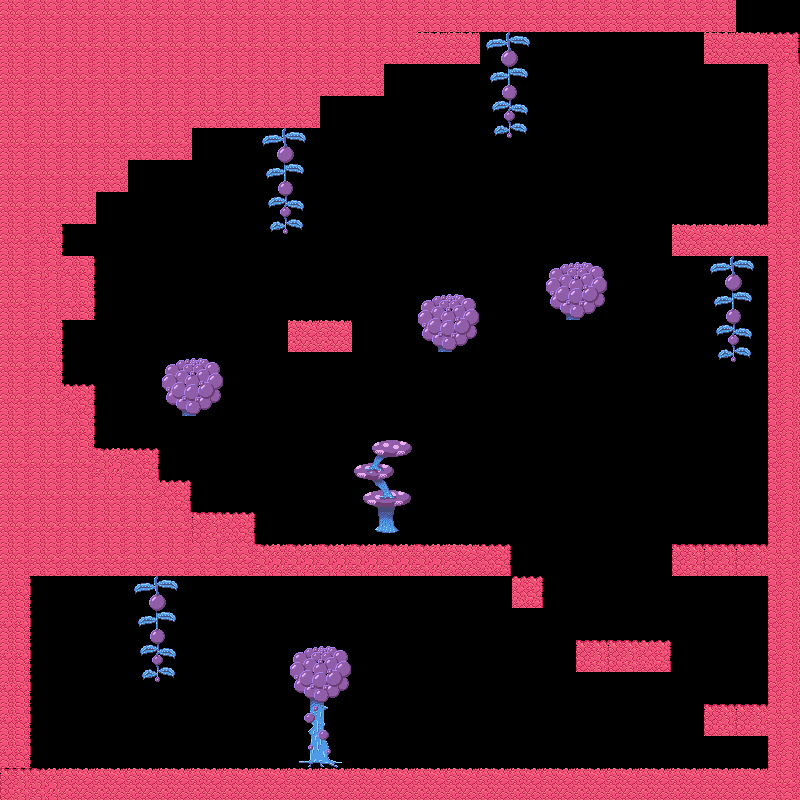

This game map was drawn from its Tiled (.tmx) file and the tilesets committed beside it. A one-line description and the trimmed map source follow:
An orthogonal 25x25 tile map with 32x32 px tiles, 2 tile layers (Background, Foreground) and 66 objects.

<map version="1.10" tiledversion="1.10.2" orientation="orthogonal" renderorder="right-down" width="25" height="25" tilewidth="32" tileheight="32" infinite="0" nextlayerid="6" nextobjectid="69">
 <editorsettings>
  <export target="map.json" format="json" />
 </editorsettings>
 <tileset firstgid="1" name="tileset" tilewidth="32" tileheight="32" tilecount="128" columns="8">
  <image source="../tileset.png" trans="ff00ff" width="256" height="512" />
 </tileset>
 <layer id="1" name="Background" width="25" height="25">
  <data>[625 cells, 208 non-empty, 20 distinct tile ids]</data>
 </layer>
 <objectgroup id="4" name="Background collision">
  <object id="1" x="3" y="770" width="795" height="30">
   <polygon points="0,0 795,0 795,30 0,30" />
  </object>
  <object id="2" x="768" y="15" width="39" height="788">
   <polygon points="0,0 39,0 39,788 0,788" />
  </object>
  <object id="3" x="-3" y="543" width="515" height="31">
   <polygon points="0,0 515,0 515,31 0,31" />
  </object>
  <object id="4" x="512" y="576" width="32" height="32">
   <polygon points="0,0 32,0 32,32 0,32" />
  </object>
  <object id="5" x="576" y="637" width="97" height="35">
   <polygon points="0,0 97,0 97,35 0,35" />
  </object>
  <object id="6" x="706" y="702" width="76" height="33">
   <polygon points="0,0 76,0 76,33 0,33" />
  </object>
  <object id="7" x="673" y="544" width="104" height="33">
   <polygon points="0,0 104,0 104,33 0,33" />
  </object>
  <object id="8" x="676" y="227" width="100" height="27">
   <polygon points="0,0 100,0 100,27 0,27" />
  </object>
  <object id="9" x="289" y="319" width="63" height="33">
   <polygon points="0,0 63,0 63,33 0,33" />
  </object>
  <object id="10" x="17" y="514.25" width="237.5" height="24.75">
   <polygon points="0,0 237.5,0 237.5,24.75 0,24.75" />
  </object>
  <object id="11" x="134" y="481" width="56" height="32">
   <polygon points="0,0 56,0 56,32 0,32" />
  </object>
  <object id="12" x="57" y="451" width="99" height="27">
   <polygon points="0,0 99,0 99,27 0,27" />
  </object>
  <object id="13" x="32" y="384" width="64" height="67">
   <polygon points="0,0 64,0 64,67 0,67" />
  </object>
  <object id="14" x="19" y="311" width="43.3333" height="81">
   <polygon points="0,0 43.3333,0 43.3333,81 0,81" />
  </object>
  <object id="15" x="5" y="256" width="90" height="65">
   <polygon points="0,0 90,0 90,65 0,65" />
  </object>
  <object id="16" x="6" y="175" width="62" height="78">
   <polygon points="0,0 62,0 62,78 0,78" />
  </object>
  <object id="17" x="53" y="148" width="40" height="72">
   <polygon points="0,0 40,0 40,72 0,72" />
  </object>
  <object id="18" x="86" y="148" width="43" height="47">
   <polygon points="0,0 43,0 43,47 0,47" />
  </object>
  <object id="19" x="96" y="82" width="96" height="78">
   <polygon points="0,0 96,0 96,78 0,78" />
  </object>
  <object id="20" x="198" y="-9" width="124" height="136">
   <polygon points="0,0 124,0 124,136 0,136" />
  </object>
  <object id="21" x="321" y="-6" width="63" height="102">
   <polygon points="0,0 63,0 63,102 0,102" />
  </object>
  <object id="22" x="375" y="-23" width="104" height="85">
   <polygon points="0,0 104,0 104,85 0,85" />
  </object>
  <object id="23" x="478" y="-9" width="277" height="41">
   <polygon points="0,0 277,0 277,41 0,41" />
  </object>
  <object id="24" x="705" y="31" width="68" height="33">
   <polygon points="0,0 68,0 68,33 0,33" />
  </object>
  <object id="34" x="711" y="193" width="57" height="30">
   <properties>
    <property name="Goal" type="bool" value="true" />
   </properties>
  </object>
  <object id="35" x="-12" y="560" width="39" height="237">
   <polygon points="0,0 39,0 39,237 0,237" />
  </object>
  <object id="27" x="356" y="442" width="56" height="98" />
  <object id="29" x="419" y="295" width="59" height="56" />
  <object id="62" x="40" y="745.333" width="18.6667" height="16">
   <properties>
    <property name="Start" type="bool" value="true" />
   </properties>
  </object>
  <object id="63" x="80" y="234.667" width="10" height="10.6667">
   <properties>
    <property name="Plant" type="bool" value="true" />
   </properties>
  </object>
  <object id="65" x="705" y="446.667" width="10" height="10.6667">
   <properties>
    <property name="Plant" type="bool" value="true" />
   </properties>
  </object>
  <object id="68" x="537" y="746.667" width="10" height="10.6667">
   <properties>
    <property name="Plant" type="bool" value="true" />
   </properties>
  </object>
 </objectgroup>
 <layer id="2" name="Foreground" width="25" height="25">
  <data>[625 cells, 48 non-empty, 16 distinct tile ids]</data>
 </layer>
 <objectgroup id="5" name="Foreground collision">
  <object id="25" x="301" y="641" width="40" height="130" />
  <object id="26" x="141" y="569" width="30" height="111" />
  <object id="28" x="162" y="360" width="64" height="55" />
  <object id="30" x="548" y="266" width="59" height="52" />
  <object id="31" x="711" y="254" width="41" height="107" />
  <object id="32" x="497" y="33" width="27" height="106" />
  <object id="33" x="271" y="127" width="33" height="107" />
  <object id="60" x="3" y="770" width="795" height="30">
   <polygon points="0,0 795,0 795,30 0,30" />
  </object>
  <object id="59" x="768" y="15" width="39" height="788">
   <polygon points="0,0 39,0 39,788 0,788" />
  </object>
  <object id="58" x="-3" y="543" width="515" height="31">
   <polygon points="0,0 515,0 515,31 0,31" />
  </object>
  <object id="57" x="512" y="576" width="32" height="32">
   <polygon points="0,0 32,0 32,32 0,32" />
  </object>
  <object id="56" x="576" y="637" width="97" height="35">
   <polygon points="0,0 97,0 97,35 0,35" />
  </object>
  <object id="55" x="706" y="702" width="76" height="33">
   <polygon points="0,0 76,0 76,33 0,33" />
  </object>
  <object id="54" x="673" y="544" width="104" height="33">
   <polygon points="0,0 104,0 104,33 0,33" />
  </object>
  <object id="53" x="676" y="227" width="100" height="27">
   <polygon points="0,0 100,0 100,27 0,27" />
  </object>
  <object id="52" x="288.667" y="320" width="63" height="33">
   <polygon points="0,0 63,0 63,33 0,33" />
  </object>
  <object id="51" x="17" y="514" width="237.5" height="25">
   <polygon points="0,0 237.5,0 237.5,25 0,25" />
  </object>
  <object id="50" x="134" y="481" width="56" height="32">
   <polygon points="0,0 56,0 56,32 0,32" />
  </object>
  <object id="49" x="57" y="451" width="99" height="27">
   <polygon points="0,0 99,0 99,27 0,27" />
  </object>
  <object id="48" x="32" y="384" width="64" height="67">
   <polygon points="0,0 64,0 64,67 0,67" />
  </object>
  <object id="47" x="19" y="311" width="42.6667" height="81">
   <polygon points="0,0 42.6667,0 42.6667,81 0,81" />
  </object>
  <object id="46" x="5" y="256" width="90" height="65">
   <polygon points="0,0 90,0 90,65 0,65" />
  </object>
  <object id="45" x="6" y="175" width="62" height="78">
   <polygon points="0,0 62,0 62,78 0,78" />
  </object>
  <object id="44" x="53" y="148" width="40" height="72">
   <polygon points="0,0 40,0 40,72 0,72" />
  </object>
  <object id="43" x="86" y="148" width="43" height="47">
   <polygon points="0,0 43,0 43,47 0,47" />
  </object>
  <object id="42" x="96" y="82" width="96" height="78">
   <polygon points="0,0 96,0 96,78 0,78" />
  </object>
  <object id="41" x="198" y="-9" width="124" height="136">
   <polygon points="0,0 124,0 124,136 0,136" />
  </object>
  <object id="40" x="321" y="-6" width="63" height="102">
   <polygon points="0,0 63,0 63,102 0,102" />
  </object>
  <object id="39" x="375" y="-23" width="104" height="85">
   <polygon points="0,0 104,0 104,85 0,85" />
  </object>
  <object id="38" x="478" y="-9" width="277" height="41">
   <polygon points="0,0 277,0 277,41 0,41" />
  </object>
  <object id="37" x="705" y="31" width="68" height="33">
   <polygon points="0,0 68,0 68,33 0,33" />
  </object>
  </objectgroup>
</map>
<!-- 3 of 66 objects omitted -->
